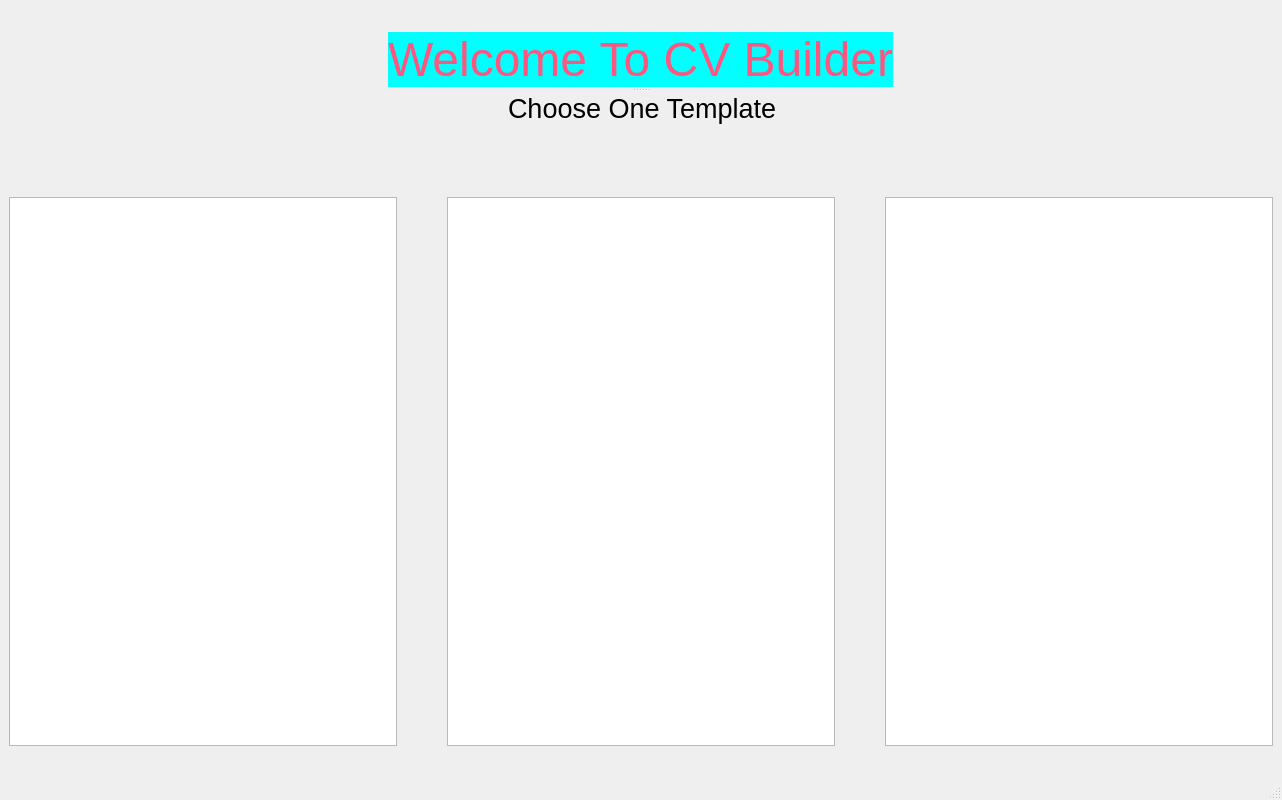
<?xml version="1.0" encoding="UTF-8"?>
<ui version="4.0">
 <class>MainWindow</class>
 <widget class="QMainWindow" name="MainWindow">
  <property name="geometry">
   <rect>
    <x>0</x>
    <y>0</y>
    <width>1200</width>
    <height>800</height>
   </rect>
  </property>
  <property name="windowTitle">
   <string>MainWindow</string>
  </property>
  <widget class="QWidget" name="centralwidget">
   <layout class="QVBoxLayout" name="verticalLayout">
    <property name="spacing">
     <number>50</number>
    </property>
    <item alignment="Qt::AlignHCenter">
     <widget class="QSplitter" name="splitter">
      <property name="sizePolicy">
       <sizepolicy hsizetype="Fixed" vsizetype="Fixed">
        <horstretch>0</horstretch>
        <verstretch>0</verstretch>
       </sizepolicy>
      </property>
      <property name="frameShape">
       <enum>QFrame::NoFrame</enum>
      </property>
      <property name="lineWidth">
       <number>10</number>
      </property>
      <property name="midLineWidth">
       <number>10</number>
      </property>
      <property name="orientation">
       <enum>Qt::Vertical</enum>
      </property>
      <property name="handleWidth">
       <number>6</number>
      </property>
      <widget class="QLabel" name="WelcomeLabel">
       <property name="sizePolicy">
        <sizepolicy hsizetype="Fixed" vsizetype="Fixed">
         <horstretch>0</horstretch>
         <verstretch>0</verstretch>
        </sizepolicy>
       </property>
       <property name="font">
        <font>
         <pointsize>36</pointsize>
        </font>
       </property>
       <property name="styleSheet">
        <string notr="true">background-color: rgb(0, 255, 255);
color: rgb(255, 85, 127);</string>
       </property>
       <property name="text">
        <string>Welcome To CV Builder</string>
       </property>
       <property name="alignment">
        <set>Qt::AlignCenter</set>
       </property>
      </widget>
      <widget class="QLabel" name="label">
       <property name="sizePolicy">
        <sizepolicy hsizetype="Fixed" vsizetype="Fixed">
         <horstretch>0</horstretch>
         <verstretch>0</verstretch>
        </sizepolicy>
       </property>
       <property name="font">
        <font>
         <pointsize>20</pointsize>
        </font>
       </property>
       <property name="text">
        <string>                Choose One Template</string>
       </property>
      </widget>
     </widget>
    </item>
    <item>
     <layout class="QHBoxLayout" name="horizontalLayout">
      <property name="sizeConstraint">
       <enum>QLayout::SetFixedSize</enum>
      </property>
      <item>
       <widget class="QGraphicsView" name="AliceCV">
        <property name="sizePolicy">
         <sizepolicy hsizetype="Fixed" vsizetype="Fixed">
          <horstretch>0</horstretch>
          <verstretch>0</verstretch>
         </sizepolicy>
        </property>
        <property name="minimumSize">
         <size>
          <width>388</width>
          <height>549</height>
         </size>
        </property>
        <property name="maximumSize">
         <size>
          <width>388</width>
          <height>549</height>
         </size>
        </property>
        <property name="cursor" stdset="0">
         <cursorShape>PointingHandCursor</cursorShape>
        </property>
        <property name="styleSheet">
         <string notr="true">background-image: url(:/AliceCV.jpg);</string>
        </property>
       </widget>
      </item>
      <item>
       <widget class="QGraphicsView" name="DeveloperCV">
        <property name="sizePolicy">
         <sizepolicy hsizetype="Fixed" vsizetype="Fixed">
          <horstretch>0</horstretch>
          <verstretch>0</verstretch>
         </sizepolicy>
        </property>
        <property name="minimumSize">
         <size>
          <width>388</width>
          <height>549</height>
         </size>
        </property>
        <property name="maximumSize">
         <size>
          <width>388</width>
          <height>549</height>
         </size>
        </property>
        <property name="cursor" stdset="0">
         <cursorShape>PointingHandCursor</cursorShape>
        </property>
        <property name="styleSheet">
         <string notr="true">background-image: url(:/DeveloperCV.jpg);</string>
        </property>
       </widget>
      </item>
      <item>
       <widget class="QGraphicsView" name="ModernCV">
        <property name="sizePolicy">
         <sizepolicy hsizetype="Fixed" vsizetype="Fixed">
          <horstretch>0</horstretch>
          <verstretch>0</verstretch>
         </sizepolicy>
        </property>
        <property name="minimumSize">
         <size>
          <width>388</width>
          <height>549</height>
         </size>
        </property>
        <property name="maximumSize">
         <size>
          <width>388</width>
          <height>549</height>
         </size>
        </property>
        <property name="cursor" stdset="0">
         <cursorShape>PointingHandCursor</cursorShape>
        </property>
        <property name="styleSheet">
         <string notr="true">background-image: url(:/ModernCV.png);</string>
        </property>
       </widget>
      </item>
     </layout>
    </item>
   </layout>
  </widget>
  <widget class="QMenuBar" name="menubar">
   <property name="geometry">
    <rect>
     <x>0</x>
     <y>0</y>
     <width>1200</width>
     <height>26</height>
    </rect>
   </property>
  </widget>
  <widget class="QStatusBar" name="statusbar"/>
 </widget>
 <resources>
  <include location="mainresource.qrc"/>
 </resources>
 <connections/>
</ui>
